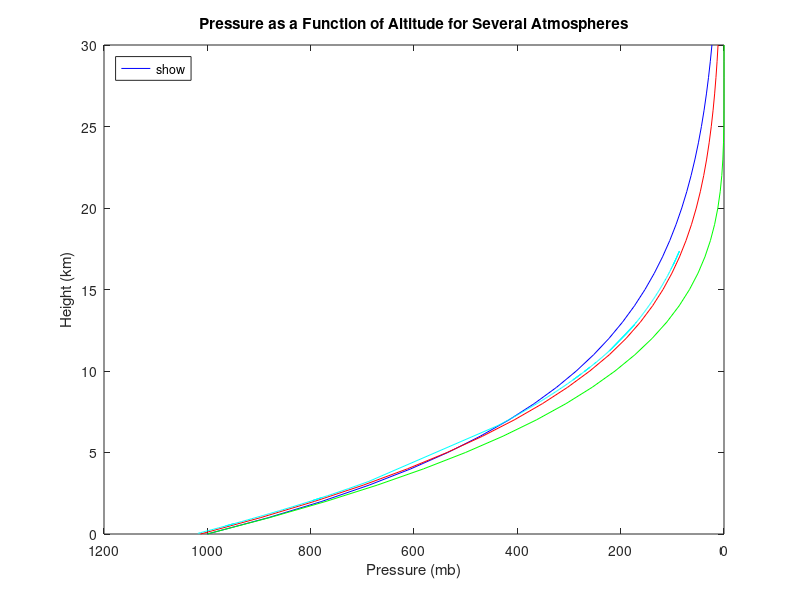

Source code (MATLAB):
%  Program Name:         Plot_of_Several_Atmospheres
%  File Name:            Plot_of_Several_Atmospheres.m
%  Functions Required:   MATLAB functions
%-----------------------------------------------------------------------------------------
%  Program Description:
%
%   This program plots pressure as a function of altitude for:
%   (a) The isothermal atmosphere (T = 273 K, surface temp = 300 K, surface pressure = 1000hPa)
%   (b) A dry adiabatic atmosphere (using same values as (a))
%   (c) The 1976 US Standard Atmosphere
%   (d) Radiosonde data (hardcoded)
%-----------------------------------------------------------------------------------------
%  Author:  Matthew Little
%  Date:    11 Apr 2011     
%  Revised: 7 Sep 2016 
%-----------------------------------------------------------------------------------------
%        1         2         3         4         5         6         7         8         9
%23456789012345678901234567890123456789012345678901234567890123456789012345678901234567890
% Reset any leftover graphics and variables
clear
clf('reset');
% Initialize values for part a and b
  z = 0:1:30;
  g = 9.81;
  R = 287;
  p = 1000;
  T = 273;
  c = 1004.64;
  Gam = 9.8;
% Part a, The isothermal atmosphere
p1 = p*(exp((-g.*z*1000)/(R*T)));
% Part b, The dry adiabatic atmosphere
p2 = p*((T - Gam.*z)/T).^(c/R);
p2(29:31) = 0;
% Part c, The 1976 US Standard Atmosphere
% Initialize variables
  T_c = 288.15;
  P_c = 1013.25;
  g_c = 9.80665;
  Gam_c = 6.5;
  TS_c = 216.65;
  z1_c = 0:1:11;
  z2_c = 12:1:21;
  % Wikipedia provided the Stratospheric info for z > 20gpkm   
  Gam2_c = -1.0;
% Using Barometric formula 
p3(1) = P_c;
T3(1) = T_c;
for counter = 1:11
    T3(counter + 1) = T3(counter) - Gam_c;
    p3(counter + 1) = p3(counter)*(exp((-g_c*1000)/(R*T3(counter + 1))));
end
% For tropopause 12gpkm - 19 gpkm
T3(z2_c) = TS_c;
for counter2 = 12:20
    p3(counter2 + 1) = p3(counter2)*(exp((-g_c*1000)/(R*T3(counter2 + 1))));
end
% For stratosphere for 20gpkm to 30gpkm
for counter3 = 21:30
    T3(counter3 + 1) = T3(counter3) - Gam2_c;
    p3(counter3 + 1) = p3(counter3)*(exp((-g_c*1000)/(R*T3(counter3 + 1))));
end
% Part d, Hardcoded Radiosonde Data
p4 = [1018.3,1018.2,1016.6,1013.3,1009.9,1006.5,1003,1000,997,994.4,991.2,987.8,985.1,981.5,978.1,974.8,971.5,948.2,965,961.7,957.9,955.4,948.3,933.6,931.1,927.2,921.7,914.8,911.4,908.8,903.4,899.8,897.4,893.7,891.4,888.1,885.8,882.2,879.7,877.5,872.5,865.4,862.1,860.3,858.7,854.2,845.8,839.6,835.5,830.2,826.5,822.4,817.2,809,808.6,778.7,797.3,784.5,767.2,757.3,726.6,687.5,437.6,428.2,426.8,424.6,423.5,422.3,421.4,419.3,418.2,417.5,415.9,415,414,413,411,408.9,406.9,405.9,404.5,402.9,401.5,400.5,398.9,397.2,395.9,394.4,392.8,391,389.8,388.2,386.9,384.6,384.5,382.9,381.9,380.5,379.6,378.3,376.9,375.7,375,372.9,371.4,369,367.2,363.9,362.8,361.8,360.5,359.2,358.4,357.2,355.8,354.9,354.5,353.3,351.2,349.3,347,345.5,344.3,343.5,342.1,341,340.6,339.4,338,336.8,335.6,334.1,333.7,332.4,332,329.7,328.7,327.2,326.2,325.2,324,323.2,322.4,321.5,320.4,318.8,317.7,315.5,313.8,312.3,310.4,308,306,305.4,303.9,302.8,302.4,300.8,299.9,298,297.2,295.6,294.8,294.1,277.1,292.1,291.2,290.5,289.8,287.7,287.2,285.5,284.5,283.9,282.7,280.6,280,279,277.9,277.1,277.4,275.1,274.7,273.6,272.3,259.6,270.4,269.3,268.2,267.9,266.6,265.9,265.2,263.8,264.4,262.2,262.1,260.4,259.5,259.4,258.5,257.3,256.6,255.4,254.2,253.5,252.8,251.7,251.8,250,250.7,247.8,249,246.8,246.5,246.2,244.5,243.9,242.6,242,240.7,240.4,239.6,238.8,237.9,237.3,236.6,236.2,234.6,233.7,232.6,232.7,231.3,231,229.9,229.3,228.6,227.3,227.1,226.1,225.6,224.5,224.2,223.4,222.8,223,221.2,219.7,219.1,218.4,217.7,217.3,215.8,215.2,214.2,213.6,213.4,212.3,212.3,211,210.4,187,186.4,185.7,184.8,184.1,183.6,183.1,182.2,181.8,181.3,180.5,180.1,179.9,179,178.6,178,177.1,176.6,175.6,174.8,174.6,174.8,172.8,172.6,221.3,172.4,170,170.7,169.6,170,167,167,166.5,165.6,165.6,164.9,163.1,162.6,162,161.5,161.1,160.6,160.1,159.6,159.1,158.7,158,157.7,157.3,156.8,156.2,155.8,155.2,154.6,153.9,153.3,152.9,152.4,151.8,151.2,150.8,150.4,149.9,149.2,148.8,148.4,147.8,147.3,147,146.2,146,145.4,144.9,144.6,144.1,144,143,142.7,142.3,141.7,141.3,140.8,140.3,139.8,139.4,139.1,138.5,138.3,137.8,137.2,137,136.6,136.2,135.7,135,134.8,134.3,134,133.6,133.2,132.8,132.6,132.1,131.7,131.1,131.2,130.5,130.2,130.2,129.2,128.9,128.7,128.3,127.7,127.5,127.1,126.7,126.4,125.8,125.5,125.3,124.8,124.7,124.2,123.6,123.4,123,122.8,122.2,122,121.7,121.4,120.9,120.6,120.2,120.1,119.4,119.3,119,118.3,117.9,117.7,117.3,116.8,116.9,116.3,116.1,115.7,115.4,115.2,114.5,114.3,114.2,113.5,113.4,113.7,112.6,112.2,112.2,111.7,111.3,110.9,110.9,110.5,110.4,109.6,109.6,109.2,109.1,108.7,108.6,108.2,108.3,107.5,107.1,107.3,106.9,106.4,105.7,105.9,105.8,105.7,105.3,104.7,104.6,104.4,104.2,103.7,103.9,103.3,103,103.3,102.9,102.9,102.6,102.3,101.7,102,101.3,102,101.6,101.4,101.7,99.9,100.3,97.9,86.2,97.9,97.5,97.2,96.9,97.2,97.3,97,98.8,94.6,86.1];
z4 = [40,40.8,54.1,81.5,109.7,138,167.2,192.3,217.5,239.3,266.2,294.9,317.8,348.3,377.2,405.4,433.6,635.4,489.5,517.9,550.8,572.4,634.1,763.1,785.2,819.8,868.7,930.4,960.9,984.4,1033.2,1065.9,1087.7,1121.5,1142.6,1172.8,1194,1227.2,1250.3,1270.6,1317,1383.3,1414.2,1431.1,1446.2,1488.6,1568.3,1627.5,1666.8,1718,1753.8,1793.6,1844.3,1924.9,1928.8,2229.1,2040.1,2170.5,2350.4,2454.8,2785.9,3225.3,6654.4,6811.9,6835.6,6872.9,6891.6,6912.1,6927.5,6963.5,6982.5,6994.5,7022.1,7037.7,7055,7072.4,7107.2,7144,7179.2,7196.8,7221.5,7249.8,7274.7,7292.5,7321,7351.5,7374.8,7401.8,7430.6,7463.2,7485,7514.1,7537.8,7579.9,7581.8,7611.2,7629.6,7655.5,7672.2,7696.4,7722.5,7744.9,7757.9,7797.3,7825.6,7870.9,7905.1,7968,7989,8008.2,8033.2,8058.3,8073.7,8097,8124.2,8141.7,8149.5,8173,8214.1,8251.5,8297,8326.8,8350.7,8366.7,8394.7,8416.8,8424.9,8449,8477.3,8501.6,8525.9,8556.5,8564.6,8591.2,8599.3,8646.5,8667.1,8698,8718.7,8739.5,8764.5,8781.2,8798,8816.9,8840,8873.7,8897,8943.7,8980,9012.1,9052.9,9104.8,9148.3,9161.3,9194.2,9218.4,9227.2,9262.5,9282.4,9324.5,9342.3,9378.1,9396,9411.8,9805.4,9456.6,9477.1,9493,9508.9,9557,9568.5,9607.8,9630.9,9644.9,9672.7,9721.7,9735.8,9759.3,9785.2,9804.1,9797,9851.6,9861.1,9887.4,9918.6,10230.5,9964.3,9990.9,10017.6,10024.9,10056.6,10073.7,10090.9,10125.3,10110.5,10164.8,10167.3,10209.5,10232,10234.5,10257,10287.1,10304.7,10335,10365.5,10383.3,10401.1,10429.3,10426.7,10473,10455,10530.1,10498.9,10556.1,10564,10571.8,10616.3,10632.1,10666.4,10682.3,10716.8,10724.7,10746.1,10767.5,10791.7,10807.9,10826.9,10837.7,10881.3,10905.9,10936.2,10933.4,10972.1,10980.4,11011,11027.7,11047.3,11083.8,11089.4,11117.7,11131.8,11163.2,11171.7,11194.7,11212,11206.2,11258.3,11302,11319.6,11340.2,11360.8,11372.6,11417.2,11435.1,11465,11483.1,11489.1,11522.5,11522.5,11562.2,11580.6,12338,12358.6,12382.7,12413.8,12438.2,12455.7,12473.2,12504.9,12519,12536.7,12565.1,12579.4,12586.5,12618.7,12633.1,12654.7,12687.2,12705.4,12741.8,12771.2,12778.6,12771.2,12845.4,12852.8,11249.4,12888.5,12980.6,12954,12996,12980.7,13096.4,13096.4,13115.9,13151.2,13151.2,13178.8,13250.5,13270.6,13294.8,13315.1,13331.3,13351.7,13372.2,13392.7,13413.3,13429.8,13458.8,13471.2,13487.9,13508.8,13534,13550.8,13576.2,13601.7,13631.5,13657.2,13674.3,13695.8,13721.7,13747.6,13765,13782.3,13804,13834.6,13852,13869.6,13895.9,13918,13931.2,13966.7,13975.6,14002.3,14024.7,14038.1,14060.6,14065.1,14110.3,14123.9,14142.1,14169.4,14187.6,14210.5,14233.4,14256.5,14274.9,14288.8,14316.7,14326,14349.3,14377.4,14386.8,14405.7,14424.6,14448.3,14481.7,14491.2,14515.2,14529.6,14548.9,14568.3,14587.8,14597.5,14621.9,14641.5,14671.1,14666.1,14700.8,14715.6,14715.6,14765.6,14780.7,14790.8,14810.9,14841.3,14851.4,14871.7,14892.1,14907.5,14938.2,14953.6,14963.9,14989.7,14994.8,15020.7,15052,15062.4,15083.3,15093.8,15125.4,15135.9,15151.7,15167.6,15194.1,15210.1,15231.4,15236.7,15274.2,15279.6,15295.8,15333.6,15355.4,15366.2,15388.1,15415.4,15409.9,15442.8,15453.8,15475.9,15492.5,15503.6,15542.5,15553.6,15559.2,15598.5,15604.1,15587.2,15649.3,15672,15672,15700.6,15723.5,15746.5,15746.5,15769.6,15775.4,15821.7,15821.7,15845,15850.8,15874.3,15880.2,15903.8,15897.9,15945.2,15969,15957.1,15980.9,16010.9,16053.1,16041,16047,16053.1,16077.3,16113.8,16119.9,16132.1,16144.4,16175.1,16162.8,16199.9,16218.5,16200,16224.8,16224.8,16243.4,16262.2,16300,16281,16325.4,16281,16306.3,16319,16300,16414.8,16389.1,16544.1,17353.1,16544.8,16570.9,16590.5,16610.2,16590.5,16583.9,16603.6,16486.2,16763.6,17364.1]./1000;

% Plots all atmosphere data on a single figure
plot(p1,z,'b','DisplayName','Isothermal Atmosphere');
  hold on;
  plot(p2,z,'g','DisplayName','Dry Adiabatic Atmosphere');
  plot(p3,z,'r','DisplayName','The 1976 US Standard Atmosphere');
  plot(p4,z4,'c', 'DisplayName','Radiosonde Data');
  hold off;
    title('Pressure as a Function of Altitude for Several Atmospheres');
    ylabel('Height (km)');
    xlabel('Pressure (mb)');
      set(gca,'XDir','Reverse');
    legend('show', 'Location','northwest');